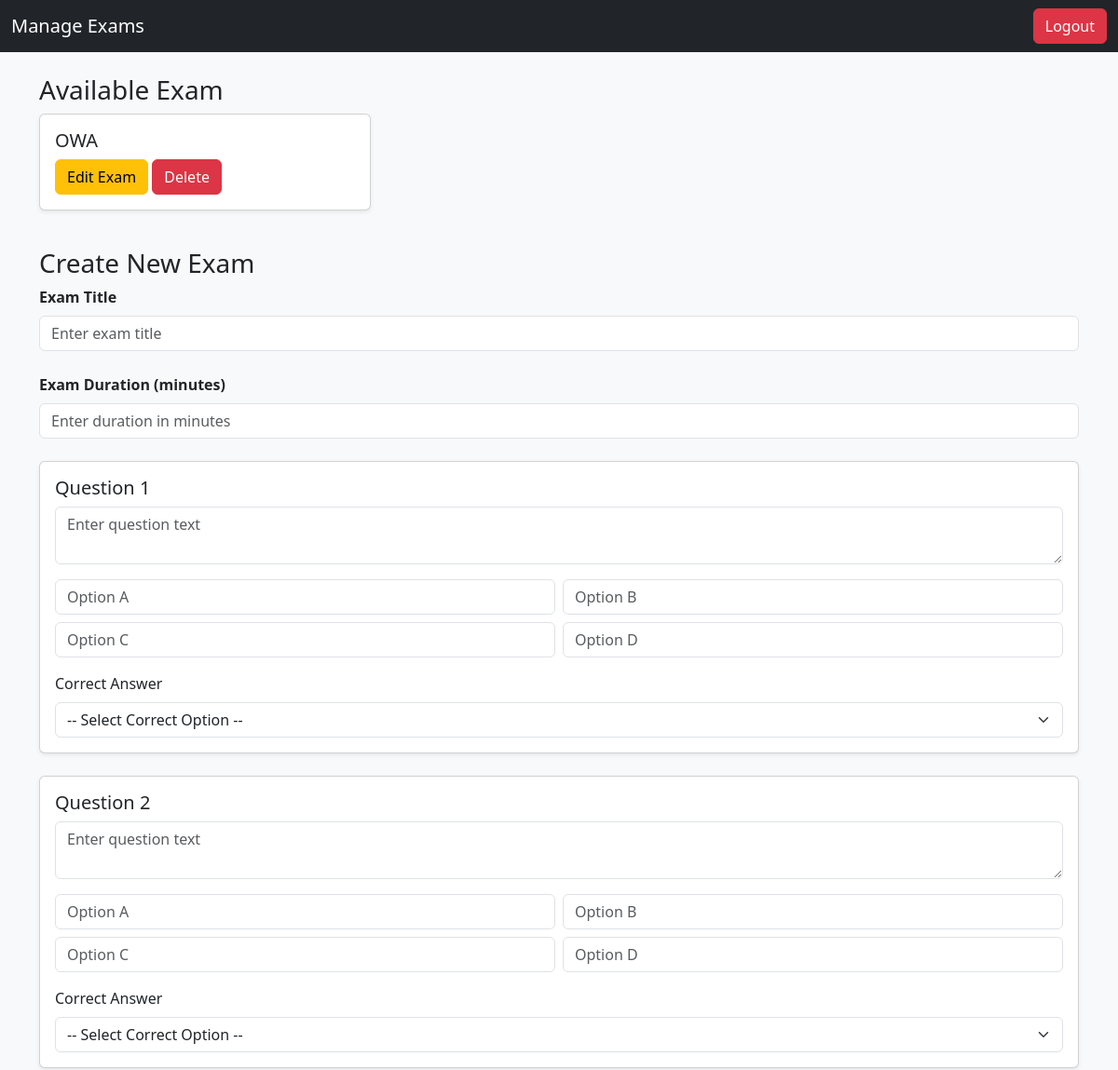
Page /admin/manage-exams (signed in, upper part) on the earlier database version.
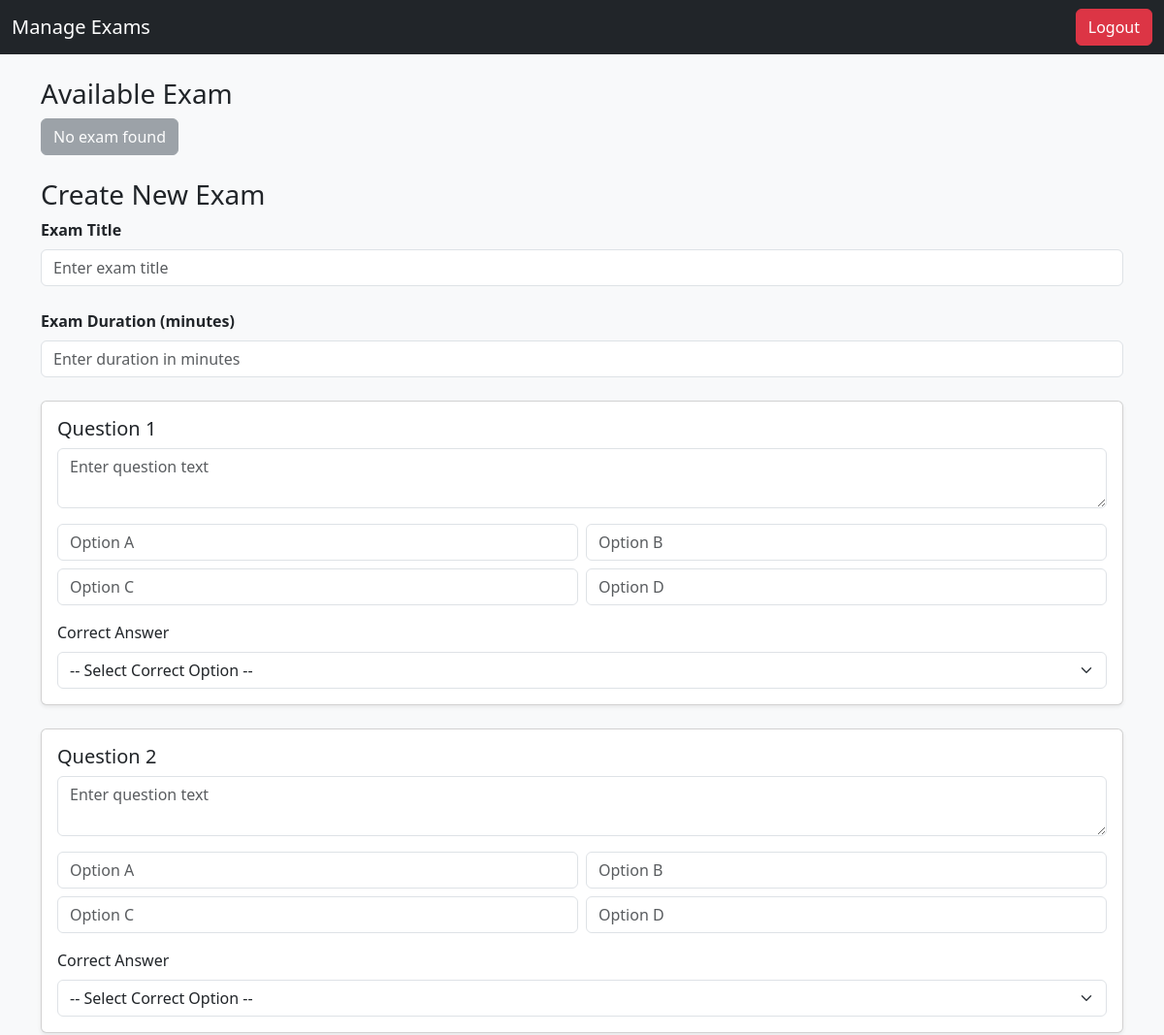
Same page on the later database version.
### models/exam.py (models this page shows)
class Exam(db.Model):
    __tablename__ = "exams"
    id = db.Column(db.Integer, primary_key=True)
    title = db.Column(db.String(100), nullable=False)
    duration = db.Column(db.Integer, nullable=False, default=30)  # in minutes
    questions = db.relationship(
        "Question", backref="exam", cascade="all, delete-orphan", lazy=True
    )
    results = db.relationship(
        "Result", backref="exam", cascade="all, delete-orphan", lazy=True
    )

### routes/admin_routes.py (the view, shortened to what this page needs)
@admin_bp.route("/manage-exams", methods=["GET", "POST"])
@login_required
def manage_exams():
    exams = Exam.query.all()
    return render_template("admin_manage_exams.html", exams=exams)

### app.py (called while the page is built)
def create_app():
    app = Flask(__name__, instance_relative_config=True)
    app.config.from_object("config.Config")
    app.config.from_pyfile("config.py", silent=True)
    db.init_app(app)
    login_manager.init_app(app)
    @login_manager.user_loader
    def load_user(user_id):
        return User.query.get(int(user_id))
    app.register_blueprint(auth_bp)
    app.register_blueprint(admin_bp)
    app.register_blueprint(student_bp)
    @app.route("/")
    def index():
        return render_template("landing.html")   # shows login/register options
    return app

### templates/admin_manage_exams.html (shortened to what this page needs)
<!DOCTYPE html>
<html lang="en">
<head>
  <link href="https://cdn.jsdelivr.net/npm/bootstrap@5.3.0/dist/css/bootstrap.min.css" rel="stylesheet">
</head>
<body class="bg-light">
  <nav class="navbar navbar-dark bg-dark">
    <div class="container-fluid">
      <a class="navbar-brand" href="#">Manage Exams</a>
      <a href="{{ url_for('auth.logout') }}" class="btn btn-danger">Logout</a>
    </div>
  </nav>
  <div class="container mt-4">
    <div class="row">
      <h3>Available Exam</h3>
      {% if exams %}
      {% for exam in exams %}
      <div class="col-md-4 mb-3">
        <div class="card shadow-sm">
          <div class="card-body">
            <h5 class="card-title">{{ exam.title }}</h5>
            <button class="btn btn-warning" data-bs-toggle="modal" data-bs-target="#editExamModal{{ exam.id }}">
              Edit Exam
            </button>
            <button class="btn btn-danger" data-bs-toggle="modal" data-bs-target="#deleteExamModal{{ exam.id }}">
              Delete
            </button>
          </div>
        </div>
      </div>
      {% endfor %}
      {% else %}
      <div class="col-12">
        <button class="btn btn-secondary" disabled>No exam found</button>
      </div>
      {% endif %}
    </div>
  </div>
  <div class="container mt-4">
    <h3>Create New Exam</h3>
    <form method="POST" action="{{ url_for('admin.manage_exams') }}">
      <div class="mb-4">
        <label class="form-label"><strong>Exam Title</strong></label>
        <input type="text" name="exam_title" class="form-control" placeholder="Enter exam title" required>
      </div>
      <div class="mb-4">
        <label class="form-label"><strong>Exam Duration (minutes)</strong></label>
        <input type="number" name="exam_duration" class="form-control" placeholder="Enter duration in minutes" required
          min="1">
      </div>
      {% for i in range(1, 6) %}
      <div class="card mb-4 shadow-sm">
        <div class="card-body">
          <h5 class="card-title">Question {{ i }}</h5>
          <div class="mb-3">
            <textarea name="question_{{ i }}" class="form-control" placeholder="Enter question text" rows="2"
              required></textarea>
          </div>
          <div class="row g-2">
            <div class="col-md-6">
              <input type="text" name="optionA_{{ i }}" class="form-control" placeholder="Option A" required>
            </div>
            <div class="col-md-6">
              <input type="text" name="optionB_{{ i }}" class="form-control" placeholder="Option B" required>
            </div>
            <div class="col-md-6">
              <input type="text" name="optionC_{{ i }}" class="form-control" placeholder="Option C" required>
            </div>
            <div class="col-md-6">
              <input type="text" name="optionD_{{ i }}" class="form-control" placeholder="Option D" required>
            </div>
          </div>
          <div class="mt-3">
            <label class="form-label">Correct Answer</label>
            <select name="correct_{{ i }}" class="form-select" required>
              <option value="">-- Select Correct Option --</option>
            </select>
          </div>
        </div>
      </div>
      {% endfor %}
    </form>
  </div>
</body>
</html>

Differences in the rows shown:
removed Exam: title "OWA"
Other differences:
text now shown: "No exam found"
